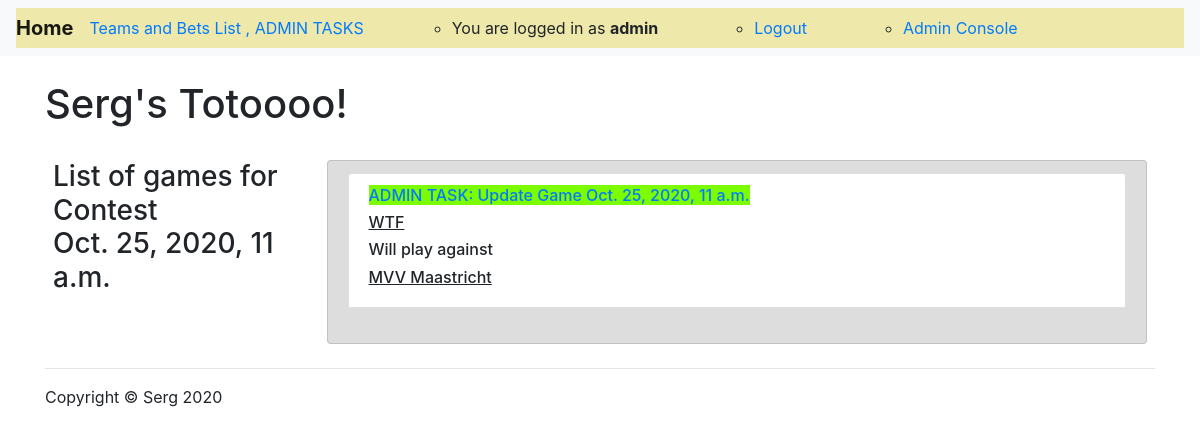
/contestgames/hv9x38zuq6379ze1pv1x79az29mdrnm3/ (signed in), run on the app's committed database.
### sergtoto/models.py (models this page shows, shortened)
class MyUser(AbstractBaseUser):
    username = models.CharField(verbose_name='username', max_length=100, unique=True, )
    email = models.EmailField()
    is_active = models.BooleanField(default=True)
    is_admin = models.BooleanField(default=False)
    is_employee = models.BooleanField(default=False)
    objects = MyUserManager()
    USERNAME_FIELD = 'username'
    REQUIRED_FIELDS = ['email']

class Contest(models.Model):
    contest_start_date = models.DateTimeField(blank=True)
    contest_started = models.BooleanField(default=False)
    contest_completed = models.BooleanField(default=False)
    slug = models.SlugField(max_length=32, unique=True, editable=True)
    game_length = models.IntegerField(default=10)
    pause_length = models.IntegerField(default=5)
    max_teams = models.IntegerField(default=20)
    games_sheduled = models.BooleanField(default=False)

class Game(models.Model):
    contest = models.ForeignKey(Contest, on_delete=models.CASCADE)
    team_a = models.ForeignKey(Team, related_name='name_a', on_delete=models.CASCADE)
    team_b = models.ForeignKey(Team, related_name='name_b', on_delete=models.CASCADE)
    score_team_a = models.IntegerField(default=0)
    score_team_b = models.IntegerField(default=0)
    game_is_started = models.BooleanField(default=False)
    game_is_played = models.BooleanField(default=False)
    slug = models.SlugField(max_length=32, unique=True, editable=True)
    game_date_time = models.DateTimeField(default=timezone.now(), blank=False)

class Team(models.Model):
    name = models.CharField(verbose_name='team_name', max_length=30, unique=True, )
    description = models.TextField()
    added_by = models.ForeignKey(MyUser, on_delete=models.CASCADE)
    slug = models.SlugField(blank=True)
    selected_for_contest = models.BooleanField(default=False, blank=True)
    def __str__(self):
        return self.name

### sergtoto/views.py (the view)
# urls.py: path('contestgames/<str:slug>/', contest_games_view, name='contest_games'),
def contest_games_view(request, slug):
    contest = Contest.objects.get(slug=slug)
    games = Game.objects.filter(contest=contest.id)
    complete_games = games.filter(game_is_played=True)
    context = {
        'contest': contest,
        'games': games,
    }
    return render(request, 'contest_games.html', context)

### sergtoto/templates/contest_games.html (shortened to what this page needs)
{% extends 'base.html' %}
{% load static %}
{% load crispy_forms_tags %}
{% block content %}
    {% if user.is_authenticated %}
        <h1 class="my-4">Serg's Totoooo!</h1>
        <div class="container d-flex p-2">
            <div class="col-lg-3">
                <div class="list-group">
                    <div class="row">
                        <h3>List of games for Contest <br> {{ contest.contest_start_date }}</h3>
                    </div>
                </div>
            </div>
            <div class="col-lg-9">
                <div class="row list-group-item" style="background-color:#dddddd;">
                    {% for game in  games %}
                        <div class="list-group-item">
                            <div class="list-group-horizontal">
                                {% if game.game_is_played %}
                                    <h6> Game is played on {{ game.contest.contest_start_date }}
                                        at {{ game.game_date_time }}
                                        With a score
                                        <b><u>{{ game.score_team_a }} : {{ game.score_team_b }}</u></b></h6>
                                    <h6>
                                        <u>{% if game.score_team_a > game.score_team_b %}<b>{% endif %}
                                            {{ game.team_a }} {{ game.score_team_a }}</b>
                                            <b> :</b>
                                            {% if game.score_team_b == game.score_team_a %} {% endif %}
                                            {% if game.score_team_b > game.score_team_a %}<b>{% endif %}
                                            {{ game.score_team_b }} {{ game.team_b }}</u></b>
                                        <a href="{% url 'bets_winners' game.slug %}" class="list-group-item"
                                           method="post"
                                           style="background-color: palegoldenrod">
                                            See winning bets</a>
                                    </h6>
                                {% elif game.game_is_started is not True %}
                                    <h6>
                                        {% if user.is_admin %}
                                            <a href="{% url 'update_game' game.slug %}"
                                               style="background-color: lawngreen">
                                                ADMIN TASK: Update Game
                                                {{ game.game_date_time }}</a>
                                        {% endif %}
                                        <br>
                                    </h6>
                                    <h6>
                                        <u>{{ game.team_a }}</u>
                                    </h6>
                                    <h6>
                                        Will play against
                                    </h6>
                                    <h6>
                                        <u>{{ game.team_b }}</u>
                                    </h6>
                                {% endif %}
                            </div>
                        </div>
                        <br>
                    {% endfor %}
                </div>
            </div>
        </div>
    {% endif %}
{% endblock content %}

### sergtoto/templates/base.html (shortened to what this page needs)
{% load static %}
<!DOCTYPE html>
<html lang="en">
<head>
    <link rel="stylesheet" href="https://stackpath.bootstrapcdn.com/bootstrap/4.2.1/css/bootstrap.min.css"
>
    <link href="https://stackpath.bootstrapcdn.com/font-awesome/4.7.0/css/font-awesome.min.css" rel="stylesheet"
>
    <link rel="stylesheet"
          href="https://cdnjs.cloudflare.com/ajax/libs/tempusdominus-bootstrap-4/5.1.2/css/tempusdominus-bootstrap-4.min.css"
/>
</head>
<body>
<nav class="navbar navbar-expand-lg navbar-light bg-light">
    <div class="collapse navbar-collapse" style="background-color:palegoldenrod;">
        <div class="navbar-header">
            <a class="navbar-brand" href="/"><strong>Home</strong></a>
        </div>
        {% if user.is_authenticated %}
            <div class="caret collapse navbar-collapse">
            <ul class="nav navbar-nav">
                <li>
                    <div class="dropdown">
                        <a href="#" data-toggle="dropdown" role="button">
                            Teams and Bets List
                            {% if user.is_admin %}
                                , ADMIN TASKS
                            {% endif %}
                        </a>
                    </div>
                </li>
                <ul class="form-inline my-2 my-lg-0 m-auto">
                    <li class="ml-xl-5 mr-xl-5"><a>You are logged in as <strong> {{ user.username }}</strong></a></li>
                    <li class="ml-xl-5 mr-xl-5"><a href="{% url 'logout' %}">Logout</a></li>
                    {% if user.is_admin %}
                        <li class="ml-xl-5"><a href="{% url 'admin:index' %}">Admin Console</a></li>
                    {% endif %}
                </ul>
            </ul>
        {% endif %}
        </div>
    </div>
</nav>
<div class="container">
    {% if user.is_authenticated %}
        {% block content %}
        {% endblock content %}
    {% endif %}
</div>
<div class="container">
    <hr>
    <footer>
        <div class="row">
            <div class="col-lg-12">
                <p>Copyright &copy; Serg 2020</p>
            </div>
        </div>
    </footer>
</div>
</body>
</html>

### data on the page
MyUser: username "admin"
Contest: contest_start_date "Oct. 25, 2020, 11 a.m."
Game: game_date_time "Oct. 25, 2020, 11 a.m.", team_a "WTF", team_b "MVV Maastricht"
